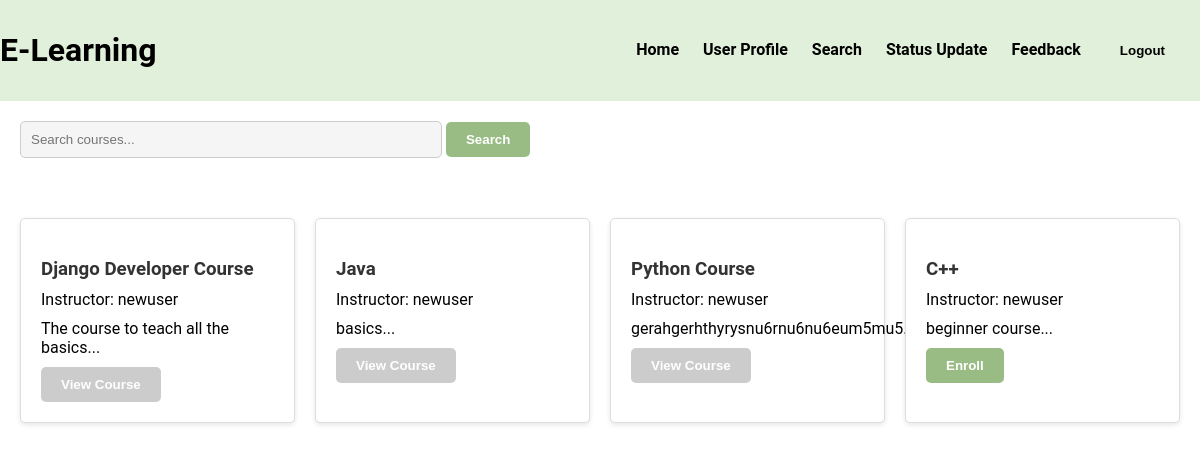
Page /courses/enrollment/ (signed in) on the committed database.
### el/models.py (models this page shows, shortened)
class Course(models.Model):
    title = models.CharField(max_length=255) # The title of the course
    description = models.TextField() # The description of the course
    subject = models.CharField(max_length=255, default='General') # The subject of the course
    teacher = models.ForeignKey(PortalUser, on_delete=models.CASCADE, related_name='courses_taught') # The teacher who teaches the course
    created_at = models.DateTimeField(auto_now_add=True) # The time the course was created

class PortalUser(AbstractUser):
    USER_TYPE_CHOICES = (
        ('student', 'Student'),
        ('teacher', 'Teacher'),
    )
    user_type = models.CharField(max_length=7, choices=USER_TYPE_CHOICES, default='student')
    email = models.EmailField(_('email address'), unique=True)
    photo = models.ImageField(upload_to='user_photos/', blank=True, null=True)
    real_name = models.CharField(max_length=255, null=True, blank=True)
    bio = models.TextField(blank=True,null=True)
    qualifications = models.TextField(blank=True ,null=True)
    class Meta:
        verbose_name = 'Portal User'
        verbose_name_plural = 'Portal Users'
        permissions = [
        ]
    def is_student(self):
        return self.user_type == 'student'

### el/views.py (the view)
# urls.py: path('courses/enrollment/', enrollmentpage, name='enrollment'), # Enrollment page
@login_required
def enrollmentpage(request):
    search_term = request.GET.get('search', '').strip()
    courses = Course.objects.filter(
        Q(title__icontains=search_term) |
        Q(teacher__real_name__icontains=search_term) |
        Q(description__icontains=search_term)
    )
    courses = courses.order_by('-created_at')  # Or any other default ordering
    enrollments = Enrollment.objects.filter(student=request.user) # Get all enrollments for the current user
    enrollments_json = json.dumps([
        {'courseId': enrollment.course.id} for enrollment in enrollments
    ])
    context = {
        'courses': courses,  # All courses
        'enrollments_json': enrollments_json, # Enrollments as JSON
        'search_term': search_term,  # Search term
    }
    return render(request, 'enrollment.html', context)

### el/templates/enrollment.html (shortened to what this page needs)
<!DOCTYPE html>
<html>
<head>
    {% load static %}
    <link rel="stylesheet" href="{% static 'css/navbar.css' %}">
    <link rel="stylesheet" href="{% static 'css/enrollment.css' %}">
</head>
<body>
    <header>
        <div class="logo">
            <h1 class="platform-title">E-Learning</h1>
        </div>
        <nav>
            <ul>
                <li><a href="{% url 'home'%}">Home</a></li>
                {% if user.is_authenticated %}
                <li><a href="{% url 'userprofile' user.username %}">User Profile</a></li>
                    {% if user.user_type == 'student' %}
                    <li><a href="{% url 'search_page' %}">Search</a></li>
                    <li><a href="{% url 'post_status_update' %}">Status Update</a></li>
                    {% elif user.user_type == 'teacher' %}
                        <li><a href="{% url 'search_page' %}">Search</a></li>
                        <li><a href="{% url 'create_course' %}">Course Creation</a></li>
                    {% endif %}
                    {% if request.user.is_authenticated and request.user.is_student and request.user.enrollments.exists %}
                    <li><a href="{% url 'feedback' %}">Feedback</a></li>
                    {% endif %}
                {% else %}
                    <li><a href="/login/">Login</a></li>
                    <li><a href="/register/">Register</a></li>
                {% endif %}
                <form action="{% url 'logout' %}" method="post">
                    <button type="submit">Logout</button>
                </form>
            </ul>
        </nav>
    </header>
    <main>
    <section class="search-and-sort">
        <div class="search-and-sort">
            <div class="search-bar">
                <form method="GET" id="searchForm">
                    <input type="text" class="search-input" placeholder="Search courses..." name="search">
                    <button class="search-button" type="submit">Search</button>
                </form>
            </div>
        </div>
    </section>
    <div class="course-listings">
        {% for course in courses %}
        <div class="course-card">
            <h3>{{ course.title }}</h3>
            <p>Instructor: {{ course.teacher.username }}</p>
            <p>{{ course.description | truncatewords:15 }}...</p>
            {% if course in enrollments.course_set.all %}
            <a href="{% url 'coursedetails' course_id=course.id %}">
                <button class="enroll-button enrolled">View Course</button>
            </a>
            {% else %}
            <a href="{% url 'enroll' course_id=course.id %}">
                <button class="enroll-button">Enroll</button>
            </a>
            {% endif %}
        </div>
        {% endfor %}
    </div>
</main>
</body>
</html>

### static/css/navbar.css (style rules this page uses)
header { background-color: #E1F0DA; padding: 10px 0; display: flex; justify-content: space-between; align-items: center; }
nav ul { list-style-type: none; margin: 0; padding: 0; }
nav ul li { display: inline; margin-right: 20px; }
nav ul li a { text-decoration: none; color: #000; font-weight: bold; }
form { display: inline; }
button { text-decoration: none; color: #000; font-weight: bold; padding: 8px 15px; cursor: pointer; margin-right: 20px; border: none; background-color: #E1F0DA; border-radius: 5px; }

### static/css/enrollment.css (style rules this page uses)
body { font-family: 'Roboto', sans-serif; margin: 0; padding: 0; }
.search-and-sort { margin-bottom: 20px; padding-top: 10px; padding-bottom: 10px; padding-left: 10px; }
.search-bar { margin-right: 20px; }
.search-input { width: 400px; padding: 10px; border: 1px solid #ccc; border-radius: 5px; background-color: #f5f5f5; position: relative; }
.search-input::before { font-family: "FontAwesome"; content: "\f002"; position: absolute; left: 15px; top: 50%; transform: translateY(-50%); color: gray; }
.search-button { background-color: #99BC85; color: #fff; padding: 10px 20px; border: none; border-radius: 5px; cursor: pointer; transition: background-color 0.3s ease; }
.course-listings { display: grid; grid-template-columns: repeat(auto-fit, minmax(250px, 1fr)); gap: 20px; padding-left: 20px; padding-right: 20px; }
.course-card { background-color: #ffffff; border: 1px solid #dddddd; border-radius: 5px; padding: 20px; box-shadow: 0 2px 5px rgba(0, 0, 0, 0.1); }
.course-card h3 { color: #333333; margin-bottom: 10px; }
.course-card p { margin: 10px 0; }
.enroll-button { background-color: #99BC85; color: #fff; padding: 10px 20px; border: none; border-radius: 5px; cursor: pointer; transition: background-color 0.3s ease; text-decoration: none; }
.enroll-button.enrolled { background-color: #ccc; cursor: default; }

### rows in the picture
Course: title "Django Developer Course", teacher.username "newuser", description "The course to teach all the basics", shows "View Course"
Course: title "Java", teacher.username "newuser", description "basics", shows "View Course"
Course: title "Python Course", teacher.username "newuser", description "gerahgerhthyrysnu6rnu6nu6eum5mu5", shows "View Course"
Course: title "C++", teacher.username "newuser", description "beginner course", shows "Enroll"
